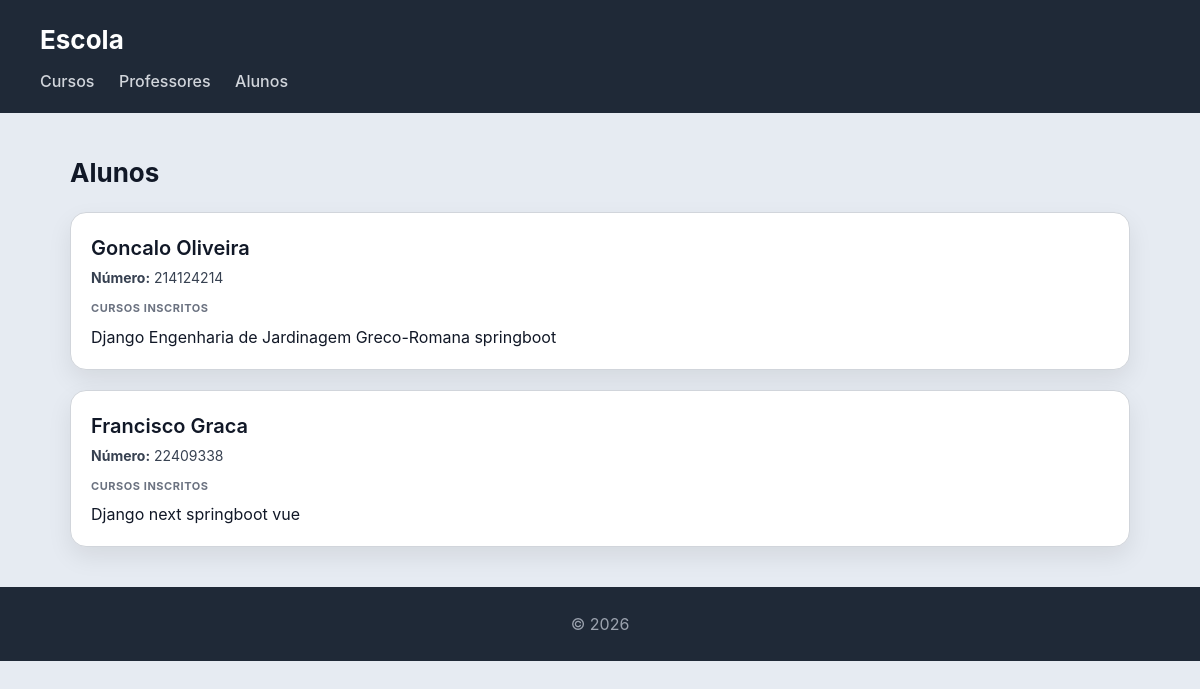
The page /escola/alunos/ on the database its author committed.
### escola/models.py (models this page shows, shortened)
class Aluno(models.Model):
    nome = models.CharField(max_length=100)
    numero = models.CharField(max_length=20, unique=True)

class Curso(models.Model):
    nome = models.CharField(max_length=100)
    imagem = models.ImageField(upload_to='cursos/')
    professor = models.ForeignKey(Professor, on_delete=models.CASCADE, related_name='cursos')
    alunos = models.ManyToManyField(Aluno, related_name='cursos')

### escola/views.py (the view)
# urls.py: path('alunos/', views.alunos_view, name='alunos'),
def alunos_view(request):
    alunos = Aluno.objects.prefetch_related('cursos').all()
    return render(request, 'escola/alunos.html', {'alunos': alunos})

### escola/templates/escola/alunos.html
{% extends "escola/base.html" %}
{% block content %}
<h2>Alunos</h2>
<section>
    {% for aluno in alunos %}
    <article>
        <header>
            <h3>{{ aluno.nome }}</h3>
            <p><strong>Número:</strong> {{ aluno.numero }}</p>
        </header>
        <section>
            <h4>Cursos Inscritos</h4>
            <div class="badge-container">
                {% for curso in aluno.cursos.all %}
                    <span class="badge">{{ curso.nome }}</span>
                {% empty %}
                    <p>Não está inscrito em nenhum curso.</p>
                {% endfor %}
            </div>
        </section>
    </article>
    {% endfor %}
</section>
{% endblock %}

### escola/static/escola/styles.css (style rules this page uses)
* { box-sizing: border-box; margin: 0; padding: 0; }
body { font-family: "Inter", "Segoe UI", system-ui, -apple-system, sans-serif; background: #e6ebf2; color: #111827; line-height: 1.5; }
h2 { margin-bottom: 20px; font-size: 26px; }
section > article { background: white; padding: 20px; border-radius: 16px; border: 1px solid #d1d5db; box-shadow: 0 10px 25px rgba(0,0,0,0.08); transition: all 0.25s ease; margin-bottom: 20px; }
article > header { margin-bottom: 12px; }
article > header > h3 { font-size: 20px; font-weight: 600; margin-bottom: 4px; }
article > header > p { font-size: 14px; color: #374151; }
article > section { margin-top: 10px; }
article > section > h4 { font-size: 11px; text-transform: uppercase; color: #6b7280; margin-bottom: 8px; letter-spacing: 0.05em; }

### rows shown on the page
Aluno: nome "Goncalo Oliveira", numero "214124214"
Curso: nome "Django"
Curso: nome "Engenharia de Jardinagem Greco-Romana"
Curso: nome "springboot"
Aluno: nome "Francisco Graca", numero "22409338"
Curso: nome "next"
Curso: nome "vue"
